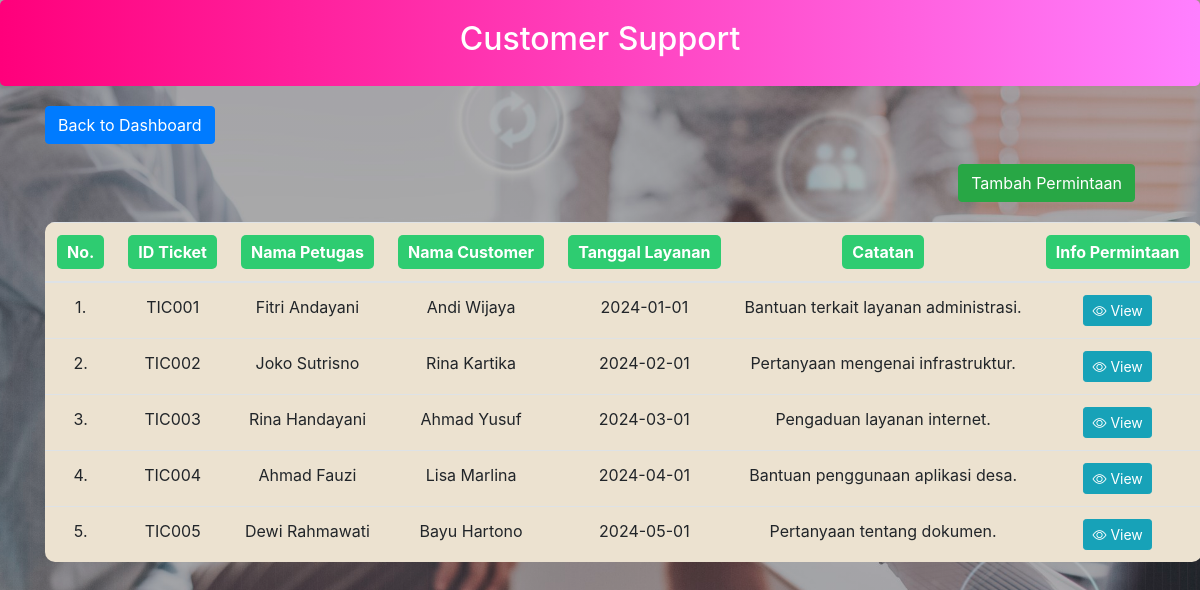
Screenshot of /LDsupport/supportticket/index.php with the database file from the repository.
### tables this page shows
CREATE TABLE `support_ticket` (
  `id_user_support` varchar(20) NOT NULL,
  `NIK` varchar(20) DEFAULT NULL,
  `id_cs` varchar(20) DEFAULT NULL,
  `tanggal_layanan` date DEFAULT NULL,
  `catatan` text DEFAULT NULL
);

CREATE TABLE `customer_support` (
  `id_cs` varchar(20) NOT NULL,
  `nama_agen` varchar(100) DEFAULT NULL,
  `no_telepon` varchar(15) DEFAULT NULL,
  `email` varchar(100) DEFAULT NULL,
  `jadwal_kerja` enum('Senin-Jumat','Sabtu-Minggu','Shift') DEFAULT NULL
);

CREATE TABLE `masyarakat` (
  `NIK` varchar(20) NOT NULL,
  `nama_penduduk` varchar(100) DEFAULT NULL,
  `alamat` text DEFAULT NULL,
  `tanggal_lahir` date DEFAULT NULL,
  `no_telepon` varchar(15) DEFAULT NULL,
  `email` varchar(100) DEFAULT NULL
);

### LDsupport/supportticket/index.php (the view, shortened to what this page needs)
<!DOCTYPE html>
<html>
<head>
    <link rel="stylesheet" href="../../bootstrap/css/bootstrap.min.css">
    <link rel="stylesheet" href="https://cdn.jsdelivr.net/npm/bootstrap-icons@1.9.1/font/bootstrap-icons.css">
</head>
<body>
    <div class="header-gradient">
        <h2>Customer Support</h2>
    </div>
    <div class="container">
        <div class="back-btn">
                <a href="../dashboard.php" class="btn btn-primary">Back to Dashboard</a>
            </div>
        <button
            type="button"
            class="btn btn-success float-right"
            style="margin: 20px"
            onclick="location.href='create.php'"
        >
            Tambah Permintaan
        </button>
        <?php
        require 'koneksi.php';
        $sort_column = isset($_GET['sort_column']) ? $_GET['sort_column'] : 'id_user_support';
        $sort_order = isset($_GET['sort_order']) ? $_GET['sort_order'] : 'ASC';
        $new_sort_order = ($sort_order == 'ASC') ? 'DESC' : 'ASC';
        $query = "
            SELECT st.*, cs.nama_agen, m.nama_penduduk AS nama_customer
            FROM support_ticket st
            JOIN customer_support cs ON st.id_cs = cs.id_cs
            JOIN masyarakat m ON st.NIK = m.NIK
            ORDER BY $sort_column $sort_order
        ";
        $hasil = mysqli_query($conn, $query);
        ?>
        <table class="table table-hover">
            <thead>
                <tr>
                    <th scope="col" style="color: white;">
                        <a class="judultabel">No.</a>
                    </th>
                    <th scope="col">
                        <a href="?sort_column=id_user_support&sort_order=<?php echo $new_sort_order; ?>" class="sort-link">ID Ticket</a>
                    </th>
                    <th scope="col">
                        <a href="?sort_column=id_customer_support&sort_order=<?php echo $new_sort_order; ?>" class="sort-link">Nama Petugas</a>
                    </th>
                    <th scope="col" style="text-align: center;">
                        <a href="?sort_column=NIK&sort_order=<?php echo $new_sort_order; ?>" class="sort-link">Nama Customer</a>
                    </th>
                    <th scope="col" style="text-align: center;">
                        <a href="?sort_column=tanggal_layanan&sort_order=<?php echo $new_sort_order; ?>" class="sort-link">Tanggal Layanan</a>
                    </th>
                    <th scope="col" style="text-align: center;">
                        <a href="?sort_column=catatan&sort_order=<?php echo $new_sort_order; ?>" class="sort-link">Catatan</a>
                    </th>
                    <th scope="col" style="text-align: center; color: white;">
                        <a class="judultabel">Info Permintaan</a>
                    </th>
                </tr>
            </thead>
            <tbody>
                <?php
                $no = 1;
                while ($data = mysqli_fetch_array($hasil)) {
                    echo "<tr>";
                    echo "<td style='text-align: center;'>" . $no . ".</td>";
                    echo "<td style='text-align: center;'>" . $data['id_user_support'] . "</td>";
                    echo "<td style='text-align: center;'>" . $data['nama_agen'] . "</td>";
                    echo "<td style='text-align: center;'>" . $data['nama_customer'] . "</td>";
                    echo "<td style='text-align: center;'>" . $data['tanggal_layanan'] . "</td>";
                    echo "<td style='text-align: center;'>" . $data['catatan'] . "</td>";
                    echo "<td style='text-align: center;'>
                            <a href='view.php?id_user_support=" . $data['id_user_support'] . "' class='btn btn-info btn-sm' title='view'>
                                <i class='bi bi-eye'></i> View
                            </a>
                          </td>";
                    echo "</tr>";
                    $no++;
                }
                ?>
            </tbody>
        </table>
    </div>
</body>
</html>

### LDsupport/supportticket/index.php (style rules this page uses)
body { background: linear-gradient(rgba(0, 0, 0, 0.3), rgba(0, 0, 0, 0.3)), url('images/support.jpg'); background-size: cover; background-position: center; background-attachment: fixed; color: white; height: 100vh; margin: 0; display: flex; flex-direction: column; }
.header-gradient { background: linear-gradient(90deg, #ff007b, #ff80ff); color: white; padding: 20px; margin-bottom: 20px; border-radius: 5px; text-align: center; }
table { background-color: #ECE2D0; border-collapse: collapse; border-radius: 10px; overflow: hidden; }
.judultabel { color: white; background-color: #2ecc71; padding: 5px 10px; border-radius: 5px; text-decoration: none; display: inline-block; text-align: center; }
td, th { white-space: nowrap; text-overflow: ellipsis; overflow: hidden; }
.sort-link { color: white; background-color: #2ecc71; padding: 5px 10px; border-radius: 5px; text-decoration: none; display: inline-block; text-align: center; }

### rows the page displays
support_ticket: id_user_support "TIC001", id_cs.nama_agen "Fitri Andayani", NIK.nama_penduduk "Andi Wijaya", tanggal_layanan "2024-01-01", catatan "Bantuan terkait layanan administrasi."
support_ticket: id_user_support "TIC002", id_cs.nama_agen "Joko Sutrisno", NIK.nama_penduduk "Rina Kartika", tanggal_layanan "2024-02-01", catatan "Pertanyaan mengenai infrastruktur."
support_ticket: id_user_support "TIC003", id_cs.nama_agen "Rina Handayani", NIK.nama_penduduk "Ahmad Yusuf", tanggal_layanan "2024-03-01", catatan "Pengaduan layanan internet."
support_ticket: id_user_support "TIC004", id_cs.nama_agen "Ahmad Fauzi", NIK.nama_penduduk "Lisa Marlina", tanggal_layanan "2024-04-01", catatan "Bantuan penggunaan aplikasi desa."
support_ticket: id_user_support "TIC005", id_cs.nama_agen "Dewi Rahmawati", NIK.nama_penduduk "Bayu Hartono", tanggal_layanan "2024-05-01", catatan "Pertanyaan tentang dokumen."
